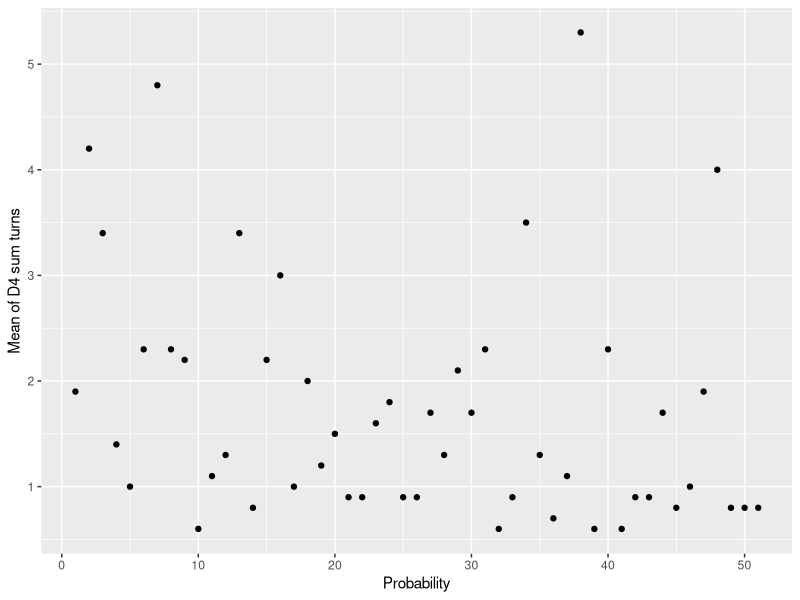
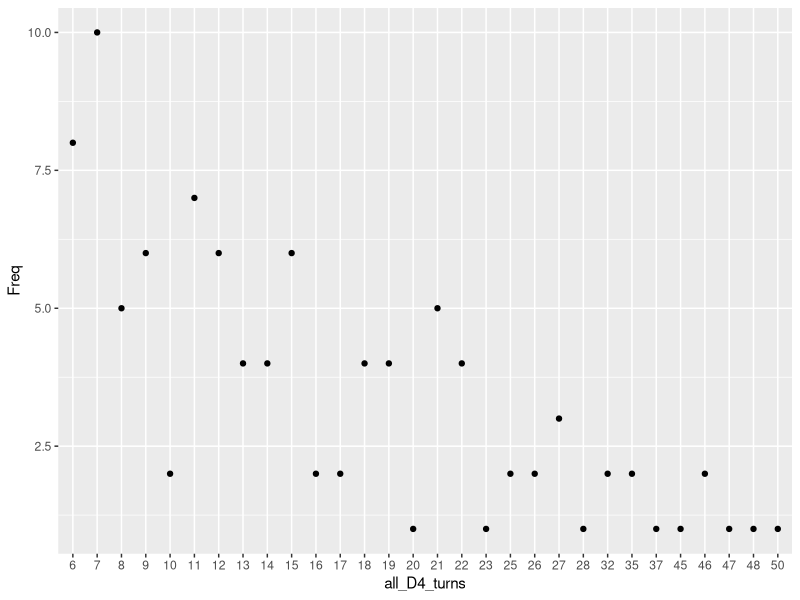
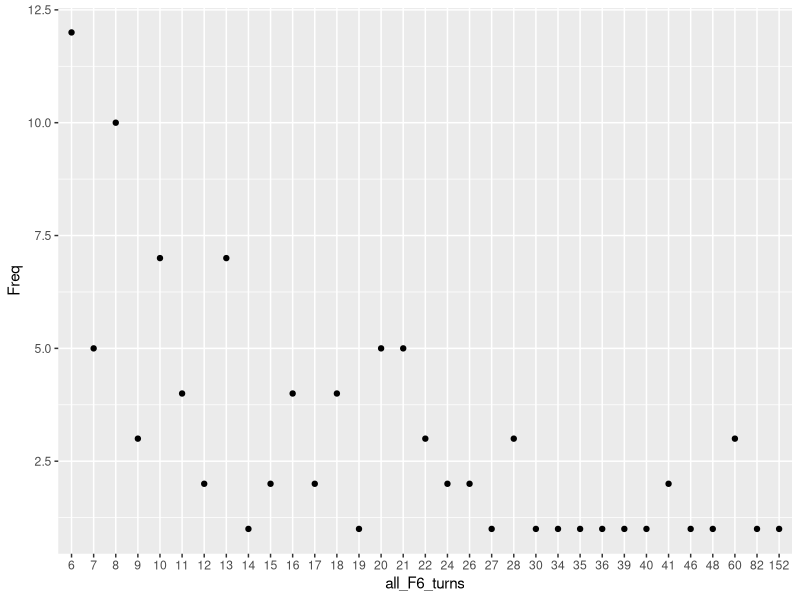

R code for these plots, in order:
## ---- chunk 1
knitr::opts_chunk$set(echo = TRUE)
## ---- chunk 2
lgrid <- matrix(NA, nrow = 8, ncol = 8)
lgrid[1,] <- c("r", "l", "q", "s", "t", "z", "c", "a")
lgrid[2,] <- c("i", "v", "d", "z", "h", "l", "t", "p")
lgrid[3,] <- c("u", "r", "o", "y", "w", "c", "a", "c")
lgrid[4,] <- c("x", "r", "f", "n", "d", "p", "g", "v")
lgrid[5,] <- c("h", "j", "f", "f", "k", "h", "g", "m")
lgrid[6,] <- c("k", "y", "e", "x", "x", "g", "k", "i")
lgrid[7,] <- c("l", "q", "e", "q", "f", "u", "e", "b")
lgrid[8,] <- c("l", "s", "d", "h", "i", "k", "y", "n")
# ======================================================= #
green_squares <- matrix(NA, nrow = 4, ncol = 2)
green_squares[1,] <- c(2,6)
green_squares[2,] <- c(3,7)
green_squares[3,] <- c(6,2)
green_squares[4,] <- c(7,3)
## ---- chunk 3
moves <- function(current_square){
  i <- current_square[1]
  j <- current_square[2]
  #judge whether current square is at the edge of the board
  if(i==1 | j==1 | i==8 | j == 8){# if at the edge of the board,make a randomly move.
    current_square <- c(sample(1:8,1),sample(1:8,1))
    # select a random square from 64 squares, include do not make movement.
    return(current_square)
  #if not at the edage of the board, make a move to one adjacent square.
  }else{
    #assign coordinate change variables，horizontal coordinates=hc; vertical coordinate=vc
    hc=0
    vc=0
    # exclude no movement 
    while(hc==0 & vc == 0){
    hc <- seq(-1,1,1)[sample(1:3,1)]
    vc <- seq(-1,1,1)[sample(1:3,1)]
    }
    current_square <- c(i+hc,j+vc)
    return(current_square)
  }
}
## ---- chunk 4
green_moves <- function(lgrid, current_square, p, letters_list, green_squares, add){
  current_letter <- lgrid[current_square[1], current_square[2]]
  # assign the random probability
  random_green_probaility <- runif(1,0,1)
  landed_at_greensquares <- c()
  # test if moved to the green square
  for(i in seq(1:dim(green_squares)[1])){
    landed_at_greensquares <- append(landed_at_greensquares, all(current_square == green_squares[i,]))
  }
  # if the square move to one of the green squares, then judge landed on which green square.
  if(any(landed_at_greensquares)){
    greensquares_numbers<- which(current_square[1] == green_squares[,1])
  # judge next turn use which rule of tow rules, 
  #  depend on the random random_green_probability compare with the given probability
    if (random_green_probaility < p){
      letters_list <- c('f','f','h','k') 
    # if random_green_probaility < p, replace the letters list with (f,f,h,k)
    }else{
          remove_letter_coordinates <- green_squares[greensquares_numbers,]
          remove_letter <- lgrid[remove_letter_coordinates[1],
                                 remove_letter_coordinates[2]]
      letters_list <- letters_list[letters_list != remove_letter]# remove all same copies.
    }
  }else{ # if not at green squares.
    if(add==TRUE){
      letters_list <- append(letters_list, current_letter)
    }else {
      letters_list <- letters_list#
    }
   }
  return(letters_list)
}
## ---- chunk 5


#### Define strategy
strategy <- function(current_square,letters_list,lgrid){
  add <- TRUE
  not_add <- FALSE
  number_of_list <- length(letters_list)
  letters_list_data <- as.data.frame(sort((table(letters_list))))#The number of letters has been collected
  lgrid_list_data <- as.data.frame(sort(table(lgrid)))#Count all letters
  current_letter <- lgrid[current_square[1], current_square[2]]
  #Determines whether a letter appears in the list of collected letters
  current_letter_exit <- is.element(current_letter,letters_list_data[,1])
  if(number_of_list < 3){ # if letter list less than 3 letters
    letters_freq_all <- lgrid_list_data[which(current_letter == lgrid_list_data), 2]
    #Determine if the letter appears more than twice in all squares
    if(letters_freq_all >= 2){ 
      return(add)
     }else{
      return(not_add)
       }
  }else if(number_of_list ==3){ # Rule to add the 4th letter
   # If there are three different letters in the collected letter list, 
   # the current letter is same with anyone of these three letters, add this letter to the collected letter list. 
   if(dim(letters_list_data)[1] == 3 & current_letter_exit == TRUE){
     return(add)
   }else{
   # If there are two different letters in the collected letter list, or only the same letters, you can choose to add.
     if(dim(letters_list_data)[1] == 2 | dim(letters_list_data)[1] == 1){
       return(add)
     }else{
       return(not_add)
     }
   }
  }else if(number_of_list == 4){ # Rule to add the 5th letter
    #If there are three different letters  in the collected letter list, select the letter whose occurrence is one to add.
    if(dim(letters_list_data)[1] == 3 & current_letter_exit ==TRUE){
      one_time_letter <- is.element(current_letter,letters_list_data[1:2,1])
        if(one_time_letter == TRUE){
          return(add)
        }
    # If there are two different letters in the collected letter list, add this letter directly.
      }else if(dim(letters_list_data)[1] == 2 & current_letter_exit ==TRUE){
        return(add)
        }
    }else{#If all letters in the collected letter list are the same, add it directly.
      return(add)
    }
  return(not_add)
}
## ---- chunk 6
begin_game <- function(lgrid, green_squares, initial_position, p){
  turn <- 0
  letters_list <-c()
  current_square <-c()
  current_square <- initial_position
  i <- current_square[1]
  j <- current_square[2]
  begin_condition <- i !=1&8 & j!=1&8
   while (begin_condition == TRUE){
    add <- strategy(current_square,letters_list, lgrid)
    letters_list <- green_moves(lgrid, current_square, p, letters_list, green_squares, add)
    current_square <- moves(current_square)
    current_letter <- lgrid[current_square[1], current_square[2]]
    if(length(letters_list) > 5){
      begin_condition <- FALSE
    }
    turn <- turn + 1
  }
  return(turn)
}
## ---- chunk 7
library(tidyverse)
mean_D4_turn <-c()
for(i in seq(0,1,0.02)){
  for (j in seq(1:10)) {
  sum_turn_D4 <- 0
   turn <- begin_game(lgrid, green_squares, c(4,4), i )
  sum_turn_D4 <- turn + sum_turn_D4
  }
  mean_D4_turn <- append(mean_D4_turn,sum_turn_D4/10)
}
probability <- c(seq(0:50)) 
average_D4 = data.frame(probability,mean_D4_turn)
ggplot(data=average_D4, aes(x = probability, y = mean_D4_turn)) +
                  geom_point()+
                  labs(x="Probability",y="Mean of D4 sum turns")
                  
                  
## ---- chunk 8
### D4 0.95
all_turn_D4 <- c()
for(i in seq(1:100)){
  turn <- begin_game(lgrid, green_squares, c(4,4), 0.95)
  all_turn_D4 <- append(all_turn_D4,turn)
}

### F6 0.05
all_turn_F6 <- c()
for(i in seq(1:100)){
  turn <- begin_game(lgrid, green_squares, c(6,6), 0.05)
  all_turn_F6 <- append(all_turn_F6,turn)
}
D4<-as.data.frame(table(all_turn_D4))
F6<-as.data.frame(table(all_turn_F6))
ggplot(data=D4, aes(x = all_turn_D4, y = Freq)) +
                  geom_point()+
                  labs(x="all_D4_turns",y="Freq")
## ---- chunk 9
ggplot(data=F6, aes(x = all_turn_F6, y = Freq)) +
                  geom_point()+
                  labs(x="all_F6_turns",y="Freq")

## ---- chunk 10
XA<-c(25, 13, 16, 24, 11, 12, 24, 26, 15, 19, 34)
XB<-c(35, 41, 23, 26, 18, 15, 33, 42, 18, 47, 21, 26)
t.test(XA,XB,paired = FALSE)
